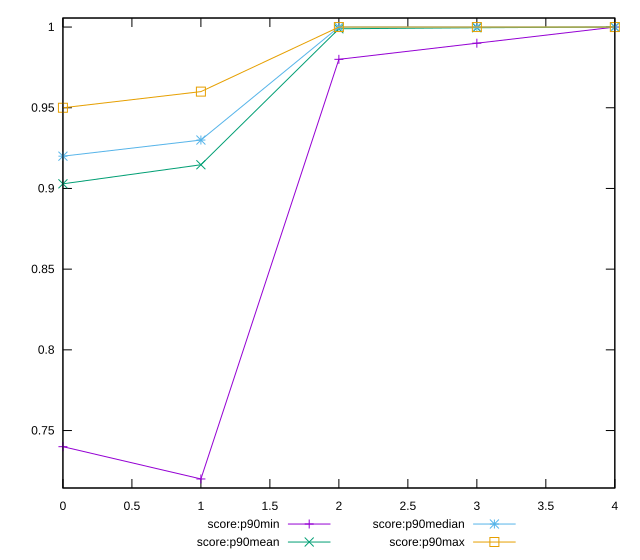

Source code (gnuplot):
reset

$scoreP90Min <<EOF
0 0.74
1 0.72
2 0.98
3 0.99
4 1
EOF

$scoreP90Mean <<EOF
0 0.9028723404255318
1 0.9146808510638298
2 0.9989361702127658
3 0.9995744680851064
4 1
EOF

$scoreP90Median <<EOF
0 0.92
1 0.93
2 1
3 1
4 1
EOF

$scoreP90Max <<EOF
0 0.95
1 0.96
2 1
3 1
4 1
EOF

set key outside below
set xrange [0:4]
set yrange [0.7143999999999999:1.0056]
set trange [0.7143999999999999:1.0056]
set terminal svg size 640, 560 enhanced background rgb 'white'
set output "report_00019_2021-02-10T18-14-37.922Z//mainthread-work-breakdown/progression/score.svg"

plot $scoreP90Min title "score:p90min" with linespoints, \
     $scoreP90Mean title "score:p90mean" with linespoints, \
     $scoreP90Median title "score:p90median" with linespoints, \
     $scoreP90Max title "score:p90max" with linespoints

reset
